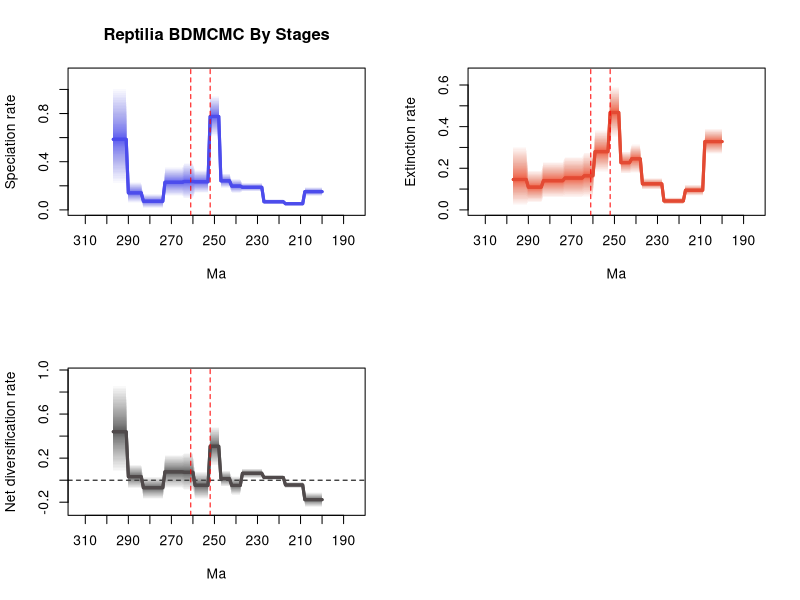

Generate this figure with R:
# 1 files combined:
# 	C:\Users\SimoesLabAdmin\Documents\BDNN_Arielli\reptilia\mcmc_fixshift_no_predictors\D_mcmc\combined_10_marginal_rates.log

# 95% HPDs calculated using code from Biopy (https://www.cs.auckland.ac.nz/~yhel002/biopy/)

pdf(file='C:/Users/SimoesLabAdmin/Documents/BDNN_Arielli/reptilia/mcmc_fixshift_no_predictors/D_mcmc/combined_10_marginal_rates_RTT_plot2.pdf',width=10.8, height=8.4)
par(mfrow=c(2,2))
library(scales)
plot_RTT <- function (age,hpd_M,hpd_m,mean_m,color){
    N=100
    beta=(1:(N-1))/N
    alpha_shape=0.25
    cat=1-(beta^(1./alpha_shape))
    for (i in 1:(N-1)){
        trans= 1/N + 2/N
        polygon(c(age, rev(age)), c(hpd_M-((hpd_M-mean_m)*cat[i]), rev(hpd_m+((mean_m-hpd_m)*cat[i]))), col = alpha(color,trans), border = NA)
    }
    lines(rev(age), rev(mean_m), col = color, lwd=3)
}
    
L_hpd_m95=c(NA, NA,NA,NA,NA,NA,NA,NA,NA,NA,NA,NA,NA,NA,NA,NA,NA,NA,NA,NA,NA,NA,NA,NA,NA,NA,NA,NA,NA,NA,NA,NA,NA,NA,NA,NA,NA,NA,NA,NA,NA,NA,NA,NA,NA,NA,NA,NA,NA,NA,NA,NA,NA,NA,NA,NA,NA,NA,NA,NA,NA,NA,NA,NA,NA,NA,NA,NA,NA,NA,NA,NA,NA,NA,NA,NA,NA,NA,NA,NA,NA,NA,NA,NA,NA,NA,NA,NA,NA,NA,NA,NA,NA,NA,NA,NA,NA,NA,NA,NA,NA,NA,NA,NA,NA,NA,NA,NA,NA,NA,NA,NA,NA,NA,NA,NA,NA,NA,NA,NA,NA,NA,NA,NA,NA,NA,NA,NA,NA,NA,NA,NA,NA,NA,NA,NA,NA,NA,NA,NA,NA,NA,NA,NA,NA,NA,NA,NA,NA,NA,NA,NA,NA,NA,NA,NA,NA,NA,NA,NA,NA,NA,NA,NA,NA,NA,NA,NA,NA,NA,NA,NA,NA,NA,NA,NA,NA,NA,NA,NA,NA,NA,NA,NA,NA,NA,NA,NA,NA,NA,NA,NA,NA,NA,NA,NA,NA,NA,NA,NA,0.114994,0.114994,0.114994,0.114994,0.114994,0.114994,0.114994,0.114994,0.114994,0.033474,0.033474,0.033474,0.033474,0.033474,0.033474,0.033474,0.033474,0.033474,0.046121,0.046121,0.046121,0.046121,0.046121,0.046121,0.046121,0.046121,0.046121,0.046121,0.152609,0.152609,0.152609,0.152609,0.152609,0.152609,0.152609,0.152609,0.152609,0.152609,0.139653,0.139653,0.139653,0.139653,0.139653,0.181072,0.181072,0.181072,0.181072,0.181072,0.606852,0.606852,0.606852,0.606852,0.606852,0.136972,0.136972,0.136972,0.136972,0.136972,0.136972,0.136972,0.089169,0.089169,0.089169,0.089169,0.089169,0.110491,0.110491,0.110491,0.110491,0.110491,0.110491,0.110491,0.110491,0.110491,0.015348,0.015348,0.015348,0.015348,0.015348,0.015348,0.015348,0.015348,0.015348,0.015348,0.057541,0.057541,0.057541,0.057541,0.057541,0.057541,0.057541,0.212008,0.212008,0.212008,0.212008,0.212008,0.212008,0.212008)
L_hpd_M95=c(NA, NA,NA,NA,NA,NA,NA,NA,NA,NA,NA,NA,NA,NA,NA,NA,NA,NA,NA,NA,NA,NA,NA,NA,NA,NA,NA,NA,NA,NA,NA,NA,NA,NA,NA,NA,NA,NA,NA,NA,NA,NA,NA,NA,NA,NA,NA,NA,NA,NA,NA,NA,NA,NA,NA,NA,NA,NA,NA,NA,NA,NA,NA,NA,NA,NA,NA,NA,NA,NA,NA,NA,NA,NA,NA,NA,NA,NA,NA,NA,NA,NA,NA,NA,NA,NA,NA,NA,NA,NA,NA,NA,NA,NA,NA,NA,NA,NA,NA,NA,NA,NA,NA,NA,NA,NA,NA,NA,NA,NA,NA,NA,NA,NA,NA,NA,NA,NA,NA,NA,NA,NA,NA,NA,NA,NA,NA,NA,NA,NA,NA,NA,NA,NA,NA,NA,NA,NA,NA,NA,NA,NA,NA,NA,NA,NA,NA,NA,NA,NA,NA,NA,NA,NA,NA,NA,NA,NA,NA,NA,NA,NA,NA,NA,NA,NA,NA,NA,NA,NA,NA,NA,NA,NA,NA,NA,NA,NA,NA,NA,NA,NA,NA,NA,NA,NA,NA,NA,NA,NA,NA,NA,NA,NA,NA,NA,NA,NA,NA,NA,0.189141,0.189141,0.189141,0.189141,0.189141,0.189141,0.189141,0.189141,0.189141,0.069574,0.069574,0.069574,0.069574,0.069574,0.069574,0.069574,0.069574,0.069574,0.088657,0.088657,0.088657,0.088657,0.088657,0.088657,0.088657,0.088657,0.088657,0.088657,0.224674,0.224674,0.224674,0.224674,0.224674,0.224674,0.224674,0.224674,0.224674,0.224674,0.257379,0.257379,0.257379,0.257379,0.257379,0.303106,0.303106,0.303106,0.303106,0.303106,0.951545,0.951545,0.951545,0.951545,0.951545,0.333101,0.333101,0.333101,0.333101,0.333101,0.333101,0.333101,0.395803,0.395803,0.395803,0.395803,0.395803,0.357951,0.357951,0.357951,0.357951,0.357951,0.357951,0.357951,0.357951,0.357951,0.13264,0.13264,0.13264,0.13264,0.13264,0.13264,0.13264,0.13264,0.13264,0.13264,0.231432,0.231432,0.231432,0.231432,0.231432,0.231432,0.231432,1.020888,1.020888,1.020888,1.020888,1.020888,1.020888,1.020888)
M_hpd_m95=c(NA, NA,NA,NA,NA,NA,NA,NA,NA,NA,NA,NA,NA,NA,NA,NA,NA,NA,NA,NA,NA,NA,NA,NA,NA,NA,NA,NA,NA,NA,NA,NA,NA,NA,NA,NA,NA,NA,NA,NA,NA,NA,NA,NA,NA,NA,NA,NA,NA,NA,NA,NA,NA,NA,NA,NA,NA,NA,NA,NA,NA,NA,NA,NA,NA,NA,NA,NA,NA,NA,NA,NA,NA,NA,NA,NA,NA,NA,NA,NA,NA,NA,NA,NA,NA,NA,NA,NA,NA,NA,NA,NA,NA,NA,NA,NA,NA,NA,NA,NA,NA,NA,NA,NA,NA,NA,NA,NA,NA,NA,NA,NA,NA,NA,NA,NA,NA,NA,NA,NA,NA,NA,NA,NA,NA,NA,NA,NA,NA,NA,NA,NA,NA,NA,NA,NA,NA,NA,NA,NA,NA,NA,NA,NA,NA,NA,NA,NA,NA,NA,NA,NA,NA,NA,NA,NA,NA,NA,NA,NA,NA,NA,NA,NA,NA,NA,NA,NA,NA,NA,NA,NA,NA,NA,NA,NA,NA,NA,NA,NA,NA,NA,NA,NA,NA,NA,NA,NA,NA,NA,NA,NA,NA,NA,NA,NA,NA,NA,NA,NA,0.266444,0.266444,0.266444,0.266444,0.266444,0.266444,0.266444,0.266444,0.266444,0.067035,0.067035,0.067035,0.067035,0.067035,0.067035,0.067035,0.067035,0.067035,0.025482,0.025482,0.025482,0.025482,0.025482,0.025482,0.025482,0.025482,0.025482,0.025482,0.097251,0.097251,0.097251,0.097251,0.097251,0.097251,0.097251,0.097251,0.097251,0.097251,0.174707,0.174707,0.174707,0.174707,0.174707,0.172917,0.172917,0.172917,0.172917,0.172917,0.347579,0.347579,0.347579,0.347579,0.347579,0.179302,0.179302,0.179302,0.179302,0.179302,0.179302,0.179302,0.058298,0.058298,0.058298,0.058298,0.058298,0.056564,0.056564,0.056564,0.056564,0.056564,0.056564,0.056564,0.056564,0.056564,0.056263,0.056263,0.056263,0.056263,0.056263,0.056263,0.056263,0.056263,0.056263,0.056263,0.033415,0.033415,0.033415,0.033415,0.033415,0.033415,0.033415,0.018107,0.018107,0.018107,0.018107,0.018107,0.018107,0.018107)
M_hpd_M95=c(NA, NA,NA,NA,NA,NA,NA,NA,NA,NA,NA,NA,NA,NA,NA,NA,NA,NA,NA,NA,NA,NA,NA,NA,NA,NA,NA,NA,NA,NA,NA,NA,NA,NA,NA,NA,NA,NA,NA,NA,NA,NA,NA,NA,NA,NA,NA,NA,NA,NA,NA,NA,NA,NA,NA,NA,NA,NA,NA,NA,NA,NA,NA,NA,NA,NA,NA,NA,NA,NA,NA,NA,NA,NA,NA,NA,NA,NA,NA,NA,NA,NA,NA,NA,NA,NA,NA,NA,NA,NA,NA,NA,NA,NA,NA,NA,NA,NA,NA,NA,NA,NA,NA,NA,NA,NA,NA,NA,NA,NA,NA,NA,NA,NA,NA,NA,NA,NA,NA,NA,NA,NA,NA,NA,NA,NA,NA,NA,NA,NA,NA,NA,NA,NA,NA,NA,NA,NA,NA,NA,NA,NA,NA,NA,NA,NA,NA,NA,NA,NA,NA,NA,NA,NA,NA,NA,NA,NA,NA,NA,NA,NA,NA,NA,NA,NA,NA,NA,NA,NA,NA,NA,NA,NA,NA,NA,NA,NA,NA,NA,NA,NA,NA,NA,NA,NA,NA,NA,NA,NA,NA,NA,NA,NA,NA,NA,NA,NA,NA,NA,0.392508,0.392508,0.392508,0.392508,0.392508,0.392508,0.392508,0.392508,0.392508,0.121397,0.121397,0.121397,0.121397,0.121397,0.121397,0.121397,0.121397,0.121397,0.060656,0.060656,0.060656,0.060656,0.060656,0.060656,0.060656,0.060656,0.060656,0.060656,0.153565,0.153565,0.153565,0.153565,0.153565,0.153565,0.153565,0.153565,0.153565,0.153565,0.317308,0.317308,0.317308,0.317308,0.317308,0.282132,0.282132,0.282132,0.282132,0.282132,0.594192,0.594192,0.594192,0.594192,0.594192,0.387325,0.387325,0.387325,0.387325,0.387325,0.387325,0.387325,0.280056,0.280056,0.280056,0.280056,0.280056,0.259211,0.259211,0.259211,0.259211,0.259211,0.259211,0.259211,0.259211,0.259211,0.234882,0.234882,0.234882,0.234882,0.234882,0.234882,0.234882,0.234882,0.234882,0.234882,0.192177,0.192177,0.192177,0.192177,0.192177,0.192177,0.192177,0.309768,0.309768,0.309768,0.309768,0.309768,0.309768,0.309768)
R_hpd_m95=c(NA, NA,NA,NA,NA,NA,NA,NA,NA,NA,NA,NA,NA,NA,NA,NA,NA,NA,NA,NA,NA,NA,NA,NA,NA,NA,NA,NA,NA,NA,NA,NA,NA,NA,NA,NA,NA,NA,NA,NA,NA,NA,NA,NA,NA,NA,NA,NA,NA,NA,NA,NA,NA,NA,NA,NA,NA,NA,NA,NA,NA,NA,NA,NA,NA,NA,NA,NA,NA,NA,NA,NA,NA,NA,NA,NA,NA,NA,NA,NA,NA,NA,NA,NA,NA,NA,NA,NA,NA,NA,NA,NA,NA,NA,NA,NA,NA,NA,NA,NA,NA,NA,NA,NA,NA,NA,NA,NA,NA,NA,NA,NA,NA,NA,NA,NA,NA,NA,NA,NA,NA,NA,NA,NA,NA,NA,NA,NA,NA,NA,NA,NA,NA,NA,NA,NA,NA,NA,NA,NA,NA,NA,NA,NA,NA,NA,NA,NA,NA,NA,NA,NA,NA,NA,NA,NA,NA,NA,NA,NA,NA,NA,NA,NA,NA,NA,NA,NA,NA,NA,NA,NA,NA,NA,NA,NA,NA,NA,NA,NA,NA,NA,NA,NA,NA,NA,NA,NA,NA,NA,NA,NA,NA,NA,NA,NA,NA,NA,NA,NA,-0.245767,-0.245767,-0.245767,-0.245767,-0.245767,-0.245767,-0.245767,-0.245767,-0.245767,-0.071773,-0.071773,-0.071773,-0.071773,-0.071773,-0.071773,-0.071773,-0.071773,-0.071773,0.000982,0.000982,0.000982,0.000982,0.000982,0.000982,0.000982,0.000982,0.000982,0.000982,0.017191,0.017191,0.017191,0.017191,0.017191,0.017191,0.017191,0.017191,0.017191,0.017191,-0.137092,-0.137092,-0.137092,-0.137092,-0.137092,-0.059507,-0.059507,-0.059507,-0.059507,-0.059507,0.127017,0.127017,0.127017,0.127017,0.127017,-0.175252,-0.175252,-0.175252,-0.175252,-0.175252,-0.175252,-0.175252,-0.095712,-0.095712,-0.095712,-0.095712,-0.095712,-0.078147,-0.078147,-0.078147,-0.078147,-0.078147,-0.078147,-0.078147,-0.078147,-0.078147,-0.173051,-0.173051,-0.173051,-0.173051,-0.173051,-0.173051,-0.173051,-0.173051,-0.173051,-0.173051,-0.078221,-0.078221,-0.078221,-0.078221,-0.078221,-0.078221,-0.078221,0.066983,0.066983,0.066983,0.066983,0.066983,0.066983,0.066983)
R_hpd_M95=c(NA, NA,NA,NA,NA,NA,NA,NA,NA,NA,NA,NA,NA,NA,NA,NA,NA,NA,NA,NA,NA,NA,NA,NA,NA,NA,NA,NA,NA,NA,NA,NA,NA,NA,NA,NA,NA,NA,NA,NA,NA,NA,NA,NA,NA,NA,NA,NA,NA,NA,NA,NA,NA,NA,NA,NA,NA,NA,NA,NA,NA,NA,NA,NA,NA,NA,NA,NA,NA,NA,NA,NA,NA,NA,NA,NA,NA,NA,NA,NA,NA,NA,NA,NA,NA,NA,NA,NA,NA,NA,NA,NA,NA,NA,NA,NA,NA,NA,NA,NA,NA,NA,NA,NA,NA,NA,NA,NA,NA,NA,NA,NA,NA,NA,NA,NA,NA,NA,NA,NA,NA,NA,NA,NA,NA,NA,NA,NA,NA,NA,NA,NA,NA,NA,NA,NA,NA,NA,NA,NA,NA,NA,NA,NA,NA,NA,NA,NA,NA,NA,NA,NA,NA,NA,NA,NA,NA,NA,NA,NA,NA,NA,NA,NA,NA,NA,NA,NA,NA,NA,NA,NA,NA,NA,NA,NA,NA,NA,NA,NA,NA,NA,NA,NA,NA,NA,NA,NA,NA,NA,NA,NA,NA,NA,NA,NA,NA,NA,NA,NA,-0.108956,-0.108956,-0.108956,-0.108956,-0.108956,-0.108956,-0.108956,-0.108956,-0.108956,-0.014287,-0.014287,-0.014287,-0.014287,-0.014287,-0.014287,-0.014287,-0.014287,-0.014287,0.048329,0.048329,0.048329,0.048329,0.048329,0.048329,0.048329,0.048329,0.048329,0.048329,0.106874,0.106874,0.106874,0.106874,0.106874,0.106874,0.106874,0.106874,0.106874,0.106874,0.039836,0.039836,0.039836,0.039836,0.039836,0.089449,0.089449,0.089449,0.089449,0.089449,0.491442,0.491442,0.491442,0.491442,0.491442,0.08185,0.08185,0.08185,0.08185,0.08185,0.08185,0.08185,0.254135,0.254135,0.254135,0.254135,0.254135,0.236419,0.236419,0.236419,0.236419,0.236419,0.236419,0.236419,0.236419,0.236419,0.034041,0.034041,0.034041,0.034041,0.034041,0.034041,0.034041,0.034041,0.034041,0.034041,0.146114,0.146114,0.146114,0.146114,0.146114,0.146114,0.146114,0.873557,0.873557,0.873557,0.873557,0.873557,0.873557,0.873557)
L_mean=c(NA, NA,NA,NA,NA,NA,NA,NA,NA,NA,NA,NA,NA,NA,NA,NA,NA,NA,NA,NA,NA,NA,NA,NA,NA,NA,NA,NA,NA,NA,NA,NA,NA,NA,NA,NA,NA,NA,NA,NA,NA,NA,NA,NA,NA,NA,NA,NA,NA,NA,NA,NA,NA,NA,NA,NA,NA,NA,NA,NA,NA,NA,NA,NA,NA,NA,NA,NA,NA,NA,NA,NA,NA,NA,NA,NA,NA,NA,NA,NA,NA,NA,NA,NA,NA,NA,NA,NA,NA,NA,NA,NA,NA,NA,NA,NA,NA,NA,NA,NA,NA,NA,NA,NA,NA,NA,NA,NA,NA,NA,NA,NA,NA,NA,NA,NA,NA,NA,NA,NA,NA,NA,NA,NA,NA,NA,NA,NA,NA,NA,NA,NA,NA,NA,NA,NA,NA,NA,NA,NA,NA,NA,NA,NA,NA,NA,NA,NA,NA,NA,NA,NA,NA,NA,NA,NA,NA,NA,NA,NA,NA,NA,NA,NA,NA,NA,NA,NA,NA,NA,NA,NA,NA,NA,NA,NA,NA,NA,NA,NA,NA,NA,NA,NA,NA,NA,NA,NA,NA,NA,NA,NA,NA,NA,NA,NA,NA,NA,NA,NA,0.151330238655556,0.151330238655556,0.151330238655556,0.151330238655556,0.151330238655556,0.151330238655556,0.151330238655556,0.151330238655556,0.151330238655556,0.0512139904,0.0512139904,0.0512139904,0.0512139904,0.0512139904,0.0512139904,0.0512139904,0.0512139904,0.0512139904,0.067545195233333,0.067545195233333,0.067545195233333,0.067545195233333,0.067545195233333,0.067545195233333,0.067545195233333,0.067545195233333,0.067545195233333,0.067545195233333,0.187672389244444,0.187672389244444,0.187672389244444,0.187672389244444,0.187672389244444,0.187672389244444,0.187672389244444,0.187672389244444,0.187672389244444,0.187672389244444,0.197644816633333,0.197644816633333,0.197644816633333,0.197644816633333,0.197644816633333,0.2411908275,0.2411908275,0.2411908275,0.2411908275,0.2411908275,0.775297504,0.775297504,0.775297504,0.775297504,0.775297504,0.233464674177778,0.233464674177778,0.233464674177778,0.233464674177778,0.233464674177778,0.233464674177778,0.233464674177778,0.235823171044444,0.235823171044444,0.235823171044444,0.235823171044444,0.235823171044444,0.228914010355556,0.228914010355556,0.228914010355556,0.228914010355556,0.228914010355556,0.228914010355556,0.228914010355556,0.228914010355556,0.228914010355556,0.071749242466667,0.071749242466667,0.071749242466667,0.071749242466667,0.071749242466667,0.071749242466667,0.071749242466667,0.071749242466667,0.071749242466667,0.071749242466667,0.141282295644444,0.141282295644444,0.141282295644444,0.141282295644444,0.141282295644444,0.141282295644444,0.141282295644444,0.585857482055556,0.585857482055556,0.585857482055556,0.585857482055556,0.585857482055556,0.585857482055556,0.585857482055556)
M_mean=c(NA, NA,NA,NA,NA,NA,NA,NA,NA,NA,NA,NA,NA,NA,NA,NA,NA,NA,NA,NA,NA,NA,NA,NA,NA,NA,NA,NA,NA,NA,NA,NA,NA,NA,NA,NA,NA,NA,NA,NA,NA,NA,NA,NA,NA,NA,NA,NA,NA,NA,NA,NA,NA,NA,NA,NA,NA,NA,NA,NA,NA,NA,NA,NA,NA,NA,NA,NA,NA,NA,NA,NA,NA,NA,NA,NA,NA,NA,NA,NA,NA,NA,NA,NA,NA,NA,NA,NA,NA,NA,NA,NA,NA,NA,NA,NA,NA,NA,NA,NA,NA,NA,NA,NA,NA,NA,NA,NA,NA,NA,NA,NA,NA,NA,NA,NA,NA,NA,NA,NA,NA,NA,NA,NA,NA,NA,NA,NA,NA,NA,NA,NA,NA,NA,NA,NA,NA,NA,NA,NA,NA,NA,NA,NA,NA,NA,NA,NA,NA,NA,NA,NA,NA,NA,NA,NA,NA,NA,NA,NA,NA,NA,NA,NA,NA,NA,NA,NA,NA,NA,NA,NA,NA,NA,NA,NA,NA,NA,NA,NA,NA,NA,NA,NA,NA,NA,NA,NA,NA,NA,NA,NA,NA,NA,NA,NA,NA,NA,NA,NA,0.328131380822222,0.328131380822222,0.328131380822222,0.328131380822222,0.328131380822222,0.328131380822222,0.328131380822222,0.328131380822222,0.328131380822222,0.094444743022222,0.094444743022222,0.094444743022222,0.094444743022222,0.094444743022222,0.094444743022222,0.094444743022222,0.094444743022222,0.094444743022222,0.042855392788889,0.042855392788889,0.042855392788889,0.042855392788889,0.042855392788889,0.042855392788889,0.042855392788889,0.042855392788889,0.042855392788889,0.042855392788889,0.1251095134,0.1251095134,0.1251095134,0.1251095134,0.1251095134,0.1251095134,0.1251095134,0.1251095134,0.1251095134,0.1251095134,0.2454266431,0.2454266431,0.2454266431,0.2454266431,0.2454266431,0.227031193711111,0.227031193711111,0.227031193711111,0.227031193711111,0.227031193711111,0.467839329033333,0.467839329033333,0.467839329033333,0.467839329033333,0.467839329033333,0.279892344955556,0.279892344955556,0.279892344955556,0.279892344955556,0.279892344955556,0.279892344955556,0.279892344955556,0.164054551122222,0.164054551122222,0.164054551122222,0.164054551122222,0.164054551122222,0.153096309088889,0.153096309088889,0.153096309088889,0.153096309088889,0.153096309088889,0.153096309088889,0.153096309088889,0.153096309088889,0.153096309088889,0.140174235122222,0.140174235122222,0.140174235122222,0.140174235122222,0.140174235122222,0.140174235122222,0.140174235122222,0.140174235122222,0.140174235122222,0.140174235122222,0.109193183133333,0.109193183133333,0.109193183133333,0.109193183133333,0.109193183133333,0.109193183133333,0.109193183133333,0.145943641166667,0.145943641166667,0.145943641166667,0.145943641166667,0.145943641166667,0.145943641166667,0.145943641166667)
R_mean=c(NA, NA,NA,NA,NA,NA,NA,NA,NA,NA,NA,NA,NA,NA,NA,NA,NA,NA,NA,NA,NA,NA,NA,NA,NA,NA,NA,NA,NA,NA,NA,NA,NA,NA,NA,NA,NA,NA,NA,NA,NA,NA,NA,NA,NA,NA,NA,NA,NA,NA,NA,NA,NA,NA,NA,NA,NA,NA,NA,NA,NA,NA,NA,NA,NA,NA,NA,NA,NA,NA,NA,NA,NA,NA,NA,NA,NA,NA,NA,NA,NA,NA,NA,NA,NA,NA,NA,NA,NA,NA,NA,NA,NA,NA,NA,NA,NA,NA,NA,NA,NA,NA,NA,NA,NA,NA,NA,NA,NA,NA,NA,NA,NA,NA,NA,NA,NA,NA,NA,NA,NA,NA,NA,NA,NA,NA,NA,NA,NA,NA,NA,NA,NA,NA,NA,NA,NA,NA,NA,NA,NA,NA,NA,NA,NA,NA,NA,NA,NA,NA,NA,NA,NA,NA,NA,NA,NA,NA,NA,NA,NA,NA,NA,NA,NA,NA,NA,NA,NA,NA,NA,NA,NA,NA,NA,NA,NA,NA,NA,NA,NA,NA,NA,NA,NA,NA,NA,NA,NA,NA,NA,NA,NA,NA,NA,NA,NA,NA,NA,NA,-0.1768011409,-0.1768011409,-0.1768011409,-0.1768011409,-0.1768011409,-0.1768011409,-0.1768011409,-0.1768011409,-0.1768011409,-0.043230755155556,-0.043230755155556,-0.043230755155556,-0.043230755155556,-0.043230755155556,-0.043230755155556,-0.043230755155556,-0.043230755155556,-0.043230755155556,0.024689801488889,0.024689801488889,0.024689801488889,0.024689801488889,0.024689801488889,0.024689801488889,0.024689801488889,0.024689801488889,0.024689801488889,0.024689801488889,0.062562874988889,0.062562874988889,0.062562874988889,0.062562874988889,0.062562874988889,0.062562874988889,0.062562874988889,0.062562874988889,0.062562874988889,0.062562874988889,-0.047781829444444,-0.047781829444444,-0.047781829444444,-0.047781829444444,-0.047781829444444,0.014159632422222,0.014159632422222,0.014159632422222,0.014159632422222,0.014159632422222,0.307458172688889,0.307458172688889,0.307458172688889,0.307458172688889,0.307458172688889,-0.046427672311111,-0.046427672311111,-0.046427672311111,-0.046427672311111,-0.046427672311111,-0.046427672311111,-0.046427672311111,0.0717686202,0.0717686202,0.0717686202,0.0717686202,0.0717686202,0.075817701544444,0.075817701544444,0.075817701544444,0.075817701544444,0.075817701544444,0.075817701544444,0.075817701544444,0.075817701544444,0.075817701544444,-0.068424991188889,-0.068424991188889,-0.068424991188889,-0.068424991188889,-0.068424991188889,-0.068424991188889,-0.068424991188889,-0.068424991188889,-0.068424991188889,-0.068424991188889,0.032089112333333,0.032089112333333,0.032089112333333,0.032089112333333,0.032089112333333,0.032089112333333,0.032089112333333,0.4399138442,0.4399138442,0.4399138442,0.4399138442,0.4399138442,0.4399138442,0.4399138442)
trans=0.5
age=(0:(298-1))* -1
# Calculate positions for the mass extinction events
perm_trias_extinction = -252 # End-Permian mass extinction (252 Ma)
guadalupian_extinction = -261 # Guadalupian extinction (261 Ma)

# Define custom tick positions at 10 MY intervals
x_ticks <- seq(-310, -190, by=10)
x_tick_labels <- abs(x_ticks)

# First plot: Speciation rate
plot(age, age, type='n', ylim=c(0, 1.1321024000000002), xlim=c(-312.9, -185.1), 
     ylab='Speciation rate', xlab='Ma', main='Reptilia BDMCMC By Stages', 
     xaxt='n') # Remove default x-axis
axis(1, at=x_ticks, labels=x_tick_labels) # Custom x-axis with 10MY interval ticks

plot_RTT(age, L_hpd_M95, L_hpd_m95, L_mean, "#4c4cec")
lines(rev(age), rev(L_mean), col="#4c4cec", lwd=3)

# Add vertical lines for mass extinction events
abline(v=perm_trias_extinction, col="red", lty=2) 
abline(v=guadalupian_extinction, col="red", lty=2)

# Second plot: Extinction rate
plot(age, age, type='n', ylim=c(0, 0.6551886), xlim=c(-312.9, -185.1), 
     ylab='Extinction rate', xlab='Ma',
     xaxt='n') # Remove default x-axis
axis(1, at=x_ticks, labels=x_tick_labels) # Custom x-axis with 10MY interval ticks

plot_RTT(age, M_hpd_M95, M_hpd_m95, M_mean, "#e34a33")
lines(rev(age), rev(M_mean), col="#e34a33", lwd=3)

# Add vertical lines for mass extinction events
abline(v=perm_trias_extinction, col="red", lty=2)
abline(v=guadalupian_extinction, col="red", lty=2)

# Third plot: Net diversification rate
plot(age, age, type='n', ylim=c(-0.2695748, 0.9681364000000001), xlim=c(-312.9, -185.1), 
     ylab='Net diversification rate', xlab='Ma',
     xaxt='n') # Remove default x-axis
axis(1, at=x_ticks, labels=x_tick_labels) # Custom x-axis with 10MY interval ticks

abline(h=0, lty=2, col="black")
plot_RTT(age, R_hpd_M95, R_hpd_m95, R_mean, "#504A4B")
lines(rev(age), rev(R_mean), col="#504A4B", lwd=3)

# Add vertical lines for mass extinction events
abline(v=perm_trias_extinction, col="red", lty=2)
abline(v=guadalupian_extinction, col="red", lty=2)

dev.off()
